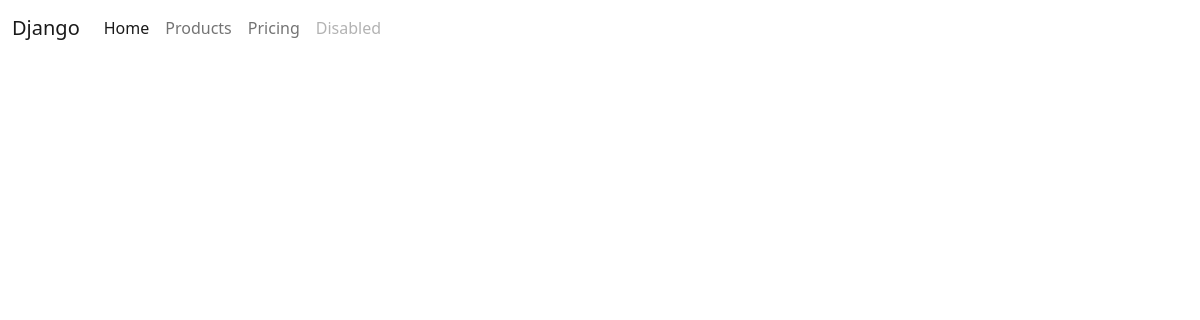
The app's page /posts/, older data.
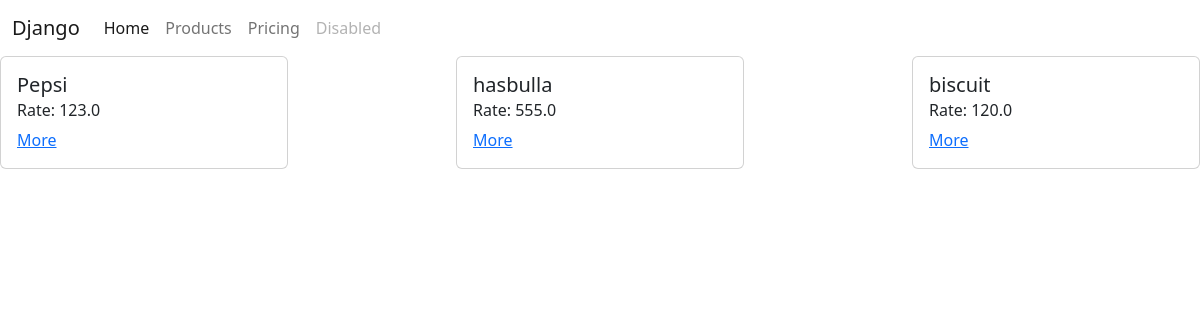
The same page, newer data.
### posts/models.py (models this page shows)
class Post(models.Model):
    image = models.ImageField()
    title = models.CharField(max_length=255)
    decription = models.TextField()
    rate = models.FloatField()
    created_date = models.DateField(auto_now=True)
    modified_date = models.DateField(auto_now_add=True)

### posts/views.py (the view)
# urls.py: path('posts/', posts_view)
def posts_view(request):
    if request.method == 'GET':
        posts = Post.objects.all()
        context = {
            'posts': posts
        }
        return render(request, 'products/posts.html', context=context)

### templates/products/posts.html
{% extends 'layouts/index.html' %}
{% block content %}
    <div style="display: flex; justify-content: space-between; flex-wrap: wrap ">
        {% for post in posts %}
            <div class="card" style="width: 18rem;">
                <div class="card-body">
                    <h5 class="card-title"> {{ post.title }}</h5>
                    <h6 class="card-subtitle mb-2 text-body-secondary">Rate: {{ post.rate }}</h6>
                    <a href="#" class="card-link">More</a>
                </div>
            </div>
        {% endfor %}
    </div>
{% endblock %}

### templates/layouts/index.html (shortened to what this page needs)
<!doctype html>
<html lang="en">
<head>
    <link rel="stylesheet" href="https://cdn.jsdelivr.net/npm/bootstrap@5.2.3/dist/css/bootstrap.min.css">
</head>
<body>
<nav class="navbar navbar-expand-lg bg-body-tertiary">
  <div class="container-fluid">
    <a class="navbar-brand" href="#">Django</a>
    <div class="collapse navbar-collapse" id="navbarNav">
      <ul class="navbar-nav">
        <li class="nav-item">
          <a class="nav-link active" aria-current="page" href="/">Home</a>
        </li>
        <li class="nav-item">
          <a class="nav-link" href="/posts">Products</a>
        </li>
        <li class="nav-item">
          <a class="nav-link" href="#">Pricing</a>
        </li>
        <li class="nav-item">
          <a class="nav-link disabled">Disabled</a>
        </li>
      </ul>
    </div>
  </div>
</nav>
{% block content %}
{% endblock %}
</body>
</html>

Row changes from the older to the newer data that the page shows:
added Post: title "Pepsi", rate "123.0"
added Post: title "hasbulla", rate "555.0"
added Post: title "biscuit", rate "120.0"
